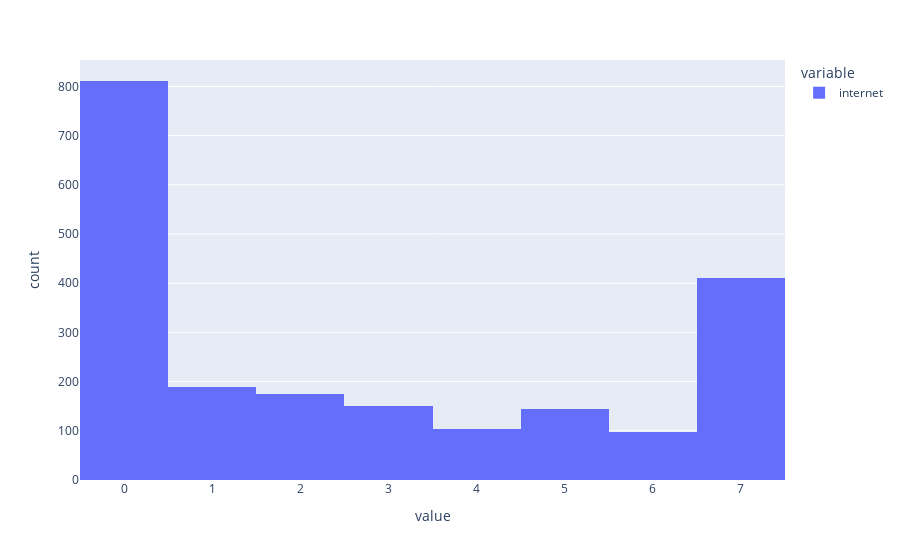

The cell this chart's notebook holds for it:
### Code cell
mediause.internet.hist()

### Figure 1 — Plotly figure (JSON) as saved in the notebook; plotly's stock layout.template omitted (floating-point values rounded to 4 significant figures; data arrays with more than 128 entries replaced by an {"elided": "..."} marker saying what was removed)
{"data": [{"alignmentgroup": "True", "bingroup": "x", "hovertemplate": "variable=internet<br>value=%{x}<br>count=%{y}<extra></extra>", "legendgroup": "internet", "marker": {"color": "#636efa", "pattern": {"shape": ""}}, "name": "internet", "offsetgroup": "internet", "orientation": "v", "showlegend": true, "type": "histogram", "x": {"elided": "2081 int values"}, "xaxis": "x", "yaxis": "y"}], "layout": {"barmode": "relative", "legend": {"title": {"text": "variable"}, "tracegroupgap": 0}, "margin": {"t": 60}, "xaxis": {"anchor": "y", "domain": [0, 1], "title": {"text": "value"}}, "yaxis": {"anchor": "x", "domain": [0, 1], "title": {"text": "count"}}}}
